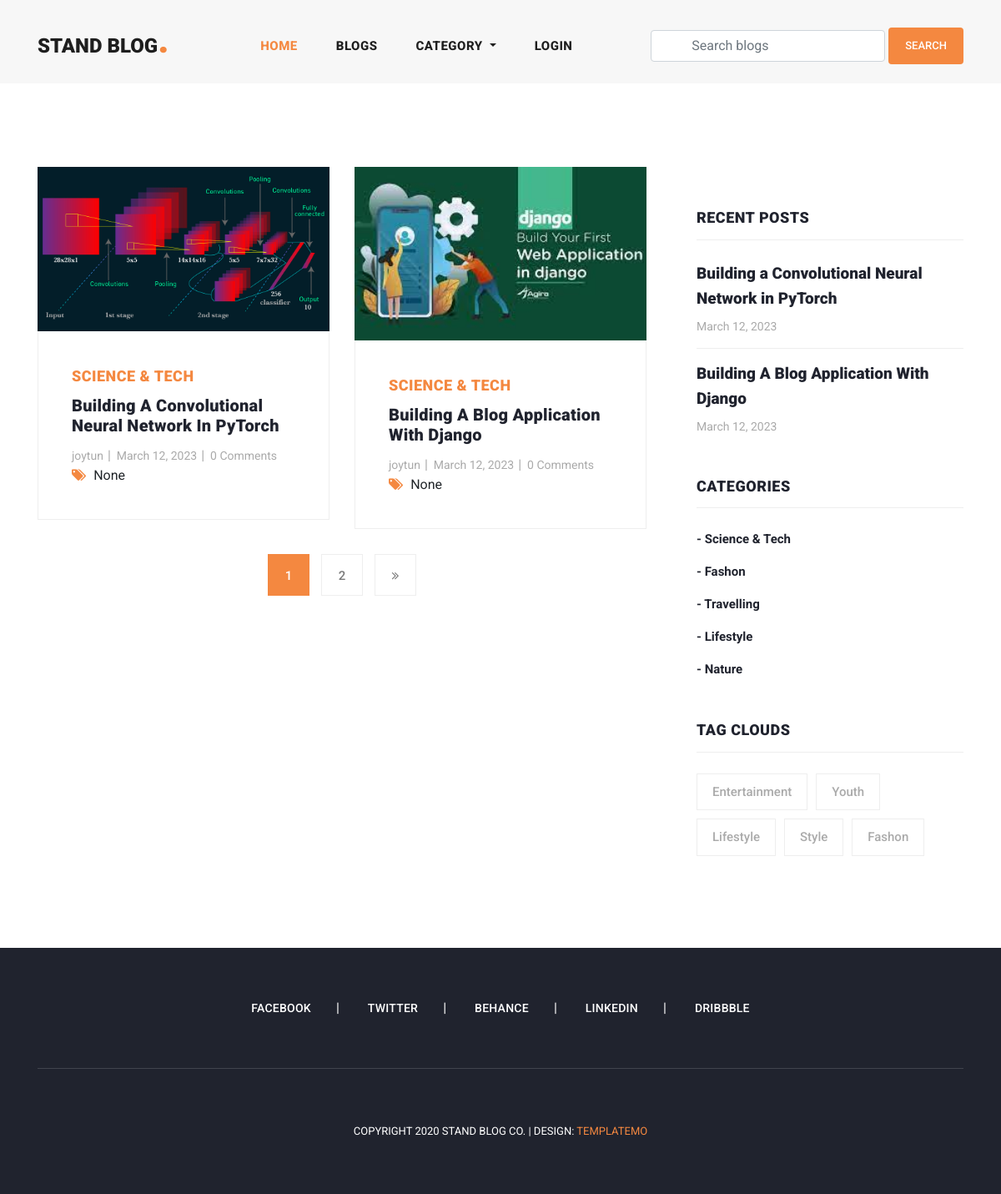
Page /category_blogs/science-tech/ on the committed database.
### blog/models.py (models this page shows, shortened)
class Blog(models.Model):
    likes = models.ManyToManyField(
        user,
        related_name = 'user_likes',
        blank=True
    )
    user = models.ForeignKey(
        user,
        related_name = 'user_blogs',
        on_delete= models.CASCADE
    )
    category = models.ForeignKey(
        Category,
        related_name = 'category_blogs',
        on_delete= models.CASCADE
    )
    tags = models.ManyToManyField(
        Tag,
        related_name = 'tag_blogs',
        blank=True
    )
    title = models.CharField(max_length=250)
    description = models.TextField()
    slug = models.SlugField(null=True, blank = True)
    banner = models.ImageField(upload_to='blog_banners')
    created_date = models.DateField(auto_now_add=True)

class Category(models.Model):
    title = models.CharField(max_length=150, unique=True)
    slug = models.SlugField(null= True, blank = True)
    created_date = models.DateField(auto_now_add = True)

class Tag(models.Model):
    title = models.CharField(max_length=150)
    slug = models.SlugField(null= True, blank = True)
    created_date = models.DateField(auto_now_add=True)

### user_profile/models.py (models this page shows, shortened)
class user(AbstractUser):
    email =  models.EmailField(
        max_length=150,
        unique=True,
        error_messages={
        "unique": "The email must be unique"
        }
    )
    profile_image = models.ImageField(
        null=True,
        blank=True,
        upload_to="profile_image"
    )
    REQUIRED_FIELDS = ["email"]
    objects = customUserManager()

### blog/views.py (the view)
# urls.py: path('category_blogs/<str:slug>/', category_blogs, name='category_blogs'),
def category_blogs(request, slug):
    category = get_object_or_404(Category, slug=slug)
    queryset = category.category_blogs.all()
    tags = Tag.objects.order_by('-created_date')[:5]
    page = request.GET.get('page', 1)
    paginator = Paginator(queryset, 2)
    all_blogs = Blog.objects.order_by('-created_date')[:5]
    try:
        blogs = paginator.page(page)
    except EmptyPage:
        blogs = paginator.page(1)
    except PageNotAnInteger:
        blogs = paginator.page(1)
        return redirect('blogs')
    context = {
        "blogs": blogs,
        "tags": tags,
        "all_blogs": all_blogs
    }
    return render(request, 'category_blogs.html', context)

### blog/context_processors.py (called while the page is built)
def get_all_categories(rewuest):
    Categories = Category.objects.all()
    context = {
        "categories" : Categories
    }
    return context

### templates/category_blogs.html (shortened to what this page needs)
    {% extends 'base.html' %}
    {% load static %}
    {% block content %}
    <section class="blog-posts grid-system">
      <div class="container">
        <div class="row">
          <div class="col-lg-8">
            <div class="all-blog-posts">
              <div class="row">
                {% include 'blog_card.html' %}
                <div class="col-lg-12">
                  {% include 'pagination.html' %}
                </div>
              </div>
            </div>
          </div>
            {% include 'sidebar.html' %}
        </div>
      </div>
    </section>
    {% endblock content %}

### templates/blog_card.html
{% load static %}
{% for blog in blogs|slice:"30" %}
<div class="col-lg-6">
    <div class="blog-post">
      <div class="blog-thumb">
        <img src="{{blog.banner.url}}" alt="">
      </div>
      <div class="down-content">
        <span>{{blog.category.title}}</span>
        <a href="{% url 'blog_details' blog.slug %}"> <h4>{{blog.title}}</h4> </a>
        <ul class="post-info">
          <li><a href="#">{{blog.user.username}}</a></li>
          <li><a href="#">{{blog.created_date}}</a></li>
          <li><a href="#">{{blog.blog_comments.all.count}} Comments</a></li>
        </ul>
        <div class="post-options">
          <div class="row">
            <div class="col-lg-12">
              <ul class="post-tags">
                <li><i class="fa fa-tags"></i></li>
                {% if blog.tags.all.count > 0 %}
                {% for tag in blog.tags.all %}
                <li><a href="#">{{tag.title}}</a></li>
                {% endfor %}
                {% else %}
                None
                {% endif %}
              </ul>
            </div>
          </div>
        </div>
      </div>
    </div>
  </div>
{% endfor %}

### templates/sidebar.html
<div class="col-lg-4">
  <div class="sidebar">
    <div class="row">
      <div class="col-lg-12">
        <div class="sidebar-item recent-posts">
          <div class="sidebar-heading">
            <h2>Recent Posts</h2>
          </div>
          <div class="content">
            <ul>
              {% for blog in blogs|slice:"3" %}
              <li><a href="#">
                <h5>{{blog.title}}</h5>
                <span>{{blog.created_date}}</span>
              </a></li>
              {% endfor %}
            </ul>
          </div>
        </div>
      </div>
      <div class="col-lg-12">
        <div class="sidebar-item categories">
          <div class="sidebar-heading">
            <h2>Categories</h2>
          </div>
          <div class="content">
            <ul>
              {% for category in categories %}
              <li><a href="{% url 'category_blogs' category.slug %}">- {{category.title}}</a></li>
              {% endfor %}
            </ul>
          </div>
        </div>
      </div>
      <div class="col-lg-12">
        <div class="sidebar-item tags">
          <div class="sidebar-heading">
            <h2>Tag Clouds</h2>
          </div>
          <div class="content">
            <ul>
              {% for tag in tags %}
              <li><a href="{% url 'tag_blogs' tag.slug %}">{{tag.title}}</a></li>
              {% endfor %}
            </ul>
          </div>
        </div>
      </div>
    </div>
  </div>
</div>

### assets/css/templatemo-stand-blog.css (style rules this page uses)
body { font-family: 'Roboto', sans-serif; overflow-x: hidden; text-rendering: optimizeLegibility; -webkit-font-smoothing: antialiased; -moz-osx-font-smoothing: grayscale; }
a { text-decoration: none!important; }
ul { padding: 0; margin: 0; list-style: none; }
h1,h2,h3,h4,h5,h6 { margin: 0px; }
.blog-posts { margin-top: 100px; }
.blog-posts .blog-post { margin-bottom: 30px; }
.blog-posts .blog-thumb img { width: 100%; overflow: hidden; }
.blog-posts .down-content { padding: 40px; border-right: 1px solid #eee; border-left: 1px solid #eee; border-bottom: 1px solid #eee; }
.blog-posts .down-content span { font-size: 18px; text-transform: uppercase; letter-spacing: 0.5px; font-weight: 900; color: #f48840; }
.blog-posts .down-content h4 { font-size: 24px; text-transform: capitalize; letter-spacing: 0.5px; font-weight: 900; color: #20232e; margin: 10px 0px 12px 0px; }
.blog-posts .down-content ul.post-info li { display: inline-block; margin-right: 8px; }
.blog-posts .down-content ul.post-info li:after { content: '|'; color: #aaa; margin-left: 8px; }
.blog-posts .down-content h4 { font-size: 20px; letter-spacing: 0.25px; }
.grid-system .down-content ul.post-info li { margin-right: 3px; }
.grid-system .down-content ul.post-info li:after { margin-left: 5px; }
.blog-posts .down-content ul.post-info li:last-child::after { display: none; }
.blog-posts .down-content ul.post-info li a { font-size: 14px; color: #aaa; font-weight: 400; transition: all .3s; }
.blog-posts .down-content ul.post-tags li, .blog-posts .down-content ul.post-share li { display: inline-block; }
.blog-posts .down-content ul.post-tags li:first-child i, .blog-posts .down-content ul.post-share li:first-child i { color: #f48840; margin-right: 5px; }
.blog-posts .down-content ul.post-tags li, .blog-posts .down-content ul.post-share li { color: #aaa; }
.blog-posts .sidebar-heading h2 { font-size: 18px; text-transform: uppercase; font-weight: 900; letter-spacing: 0.5px; color: #20232e; border-bottom: 1px solid #eee; padding-bottom: 15px; margin-bottom: 25px; }
.sidebar { margin-left: 30px; }
.sidebar .sidebar-item { margin-top: 50px; }
.sidebar .sidebar-heading h2 { font-size: 18px; text-transform: uppercase; font-weight: 900; letter-spacing: 0.5px; color: #20232e; border-bottom: 1px solid #eee; padding-bottom: 15px; margin-bottom: 25px; }
.sidebar .recent-posts ul li { margin-bottom: 15px; padding-bottom: 15px; border-bottom: 1px solid #eee; }
.sidebar .recent-posts ul li:last-child { margin-bottom: 0px; padding-bottom: 0px; border-bottom: none; }
.sidebar .recent-posts ul li h5 { font-size: 19px; font-weight: 900; color: #20232e; line-height: 30px; transition: all 0.3s; }
.sidebar .recent-posts ul li span { display: block; font-size: 14px; color: #aaa; margin-top: 8px; }
.sidebar .categories ul li { margin-bottom: 15px; }
.sidebar .categories ul li:last-child { margin-bottom: 0px; }
.sidebar .categories ul li a { font-size: 15px; font-weight: 700; color: #20232e; transition: all .3s; }
.sidebar .tags ul li { margin-right: 6px; display: inline-block; }
.sidebar .tags ul li { margin-bottom: 10px; }
.sidebar .tags ul li a { font-size: 15px; font-weight: 500; color: #aaa; display: inline-block; border: 1px solid #eee; padding: 10px 18px; transition: all .3s; }

### rows in the picture
Blog: banner (picture), category "SCIENCE & TECH", title "Building A Convolutional Neural Network In PyTorch", user.username "joytun", created_date "March 12, 2023", blog_comments.all.count "0", shows "None", title "Building a Convolutional Neural Network in PyTorch"
Blog: banner (picture), category "SCIENCE & TECH", title "Building A Blog Application With Django", user.username "joytun", created_date "March 12, 2023", blog_comments.all.count "0", shows "None"
Category: title "Science & Tech"
Category: title "Fashon"
Category: title "Travelling"
Category: title "Lifestyle"
Category: title "Nature"
Tag: title "Entertainment"
Tag: title "Youth"
Tag: title "Lifestyle"
Tag: title "Style"
Tag: title "Fashon"

### other values in the picture
{{ page }} "1"
{{ page }} "2"
